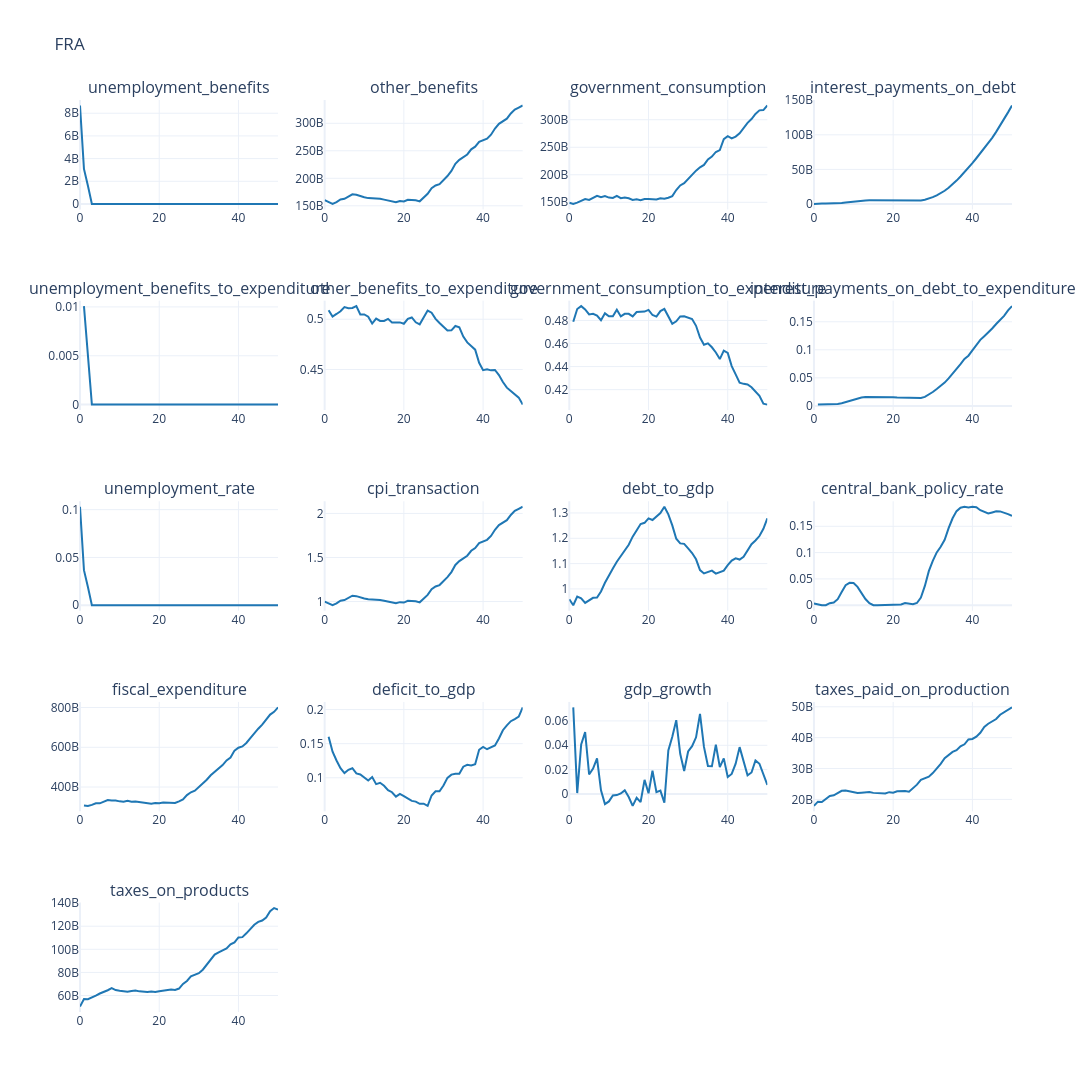
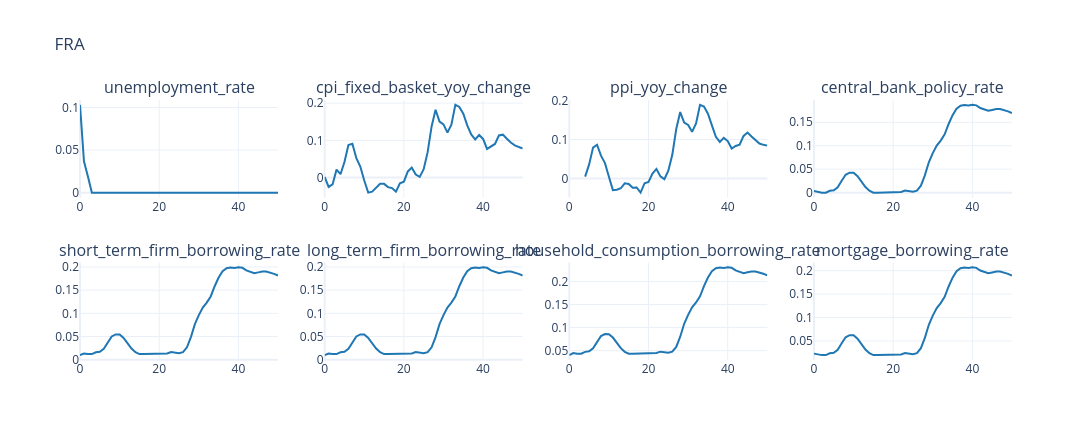

The notebook cell saved with these charts, in order:
### Code cell
# Fiscal And Policy Plots
fiscal_cols = [
    "unemployment_benefits", "other_benefits", "government_consumption", "interest_payments_on_debt",
    "unemployment_benefits_to_expenditure", "other_benefits_to_expenditure",
    "government_consumption_to_expenditure", "interest_payments_on_debt_to_expenditure",
    "unemployment_rate", "cpi_transaction", "debt_to_gdp", "central_bank_policy_rate",
    "fiscal_expenditure", "deficit_to_gdp", "gdp_growth",
    "taxes_paid_on_production", "taxes_on_products", 
]
policy_cols = [
    "unemployment_rate", "cpi_fixed_basket_yoy_change", "ppi_yoy_change",
    "central_bank_policy_rate", "short_term_firm_borrowing_rate",
    "long_term_firm_borrowing_rate", "household_consumption_borrowing_rate", "mortgage_borrowing_rate",
]

plot_output(df=df_base[fiscal_cols], no_rows=5, no_cols=4, country_code=cfg.country_iso3, base_height=220, base_width=380)
plot_output(df=df_base[policy_cols], no_rows=2, no_cols=4, country_code=cfg.country_iso3, base_height=220, base_width=380)
